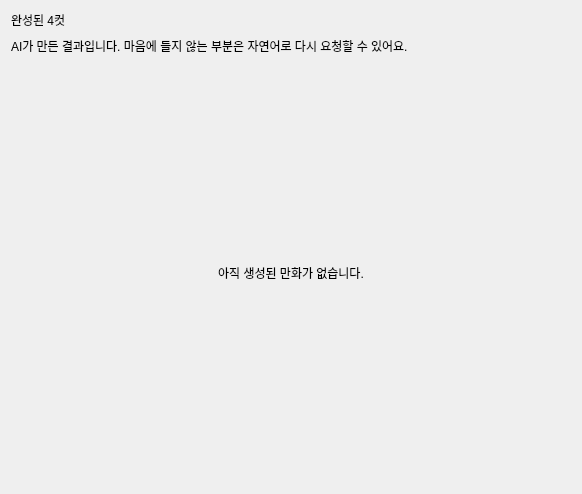
<?xml version="1.0" encoding="UTF-8"?>
<ui version="4.0">
 <class>PreviewSection</class>
 <widget class="QWidget" name="PreviewSection">
  <layout class="QVBoxLayout" name="verticalLayout">
   <property name="spacing"><number>8</number></property>
   <item><widget class="QLabel" name="titleLabel"><property name="text"><string>완성된 4컷</string></property></widget></item>
   <item><widget class="QLabel" name="subtitleLabel"><property name="text"><string>AI가 만든 결과입니다. 마음에 들지 않는 부분은 자연어로 다시 요청할 수 있어요.</string></property></widget></item>
   <item><widget class="QLabel" name="imageLabel"><property name="minimumSize"><size><width>560</width><height>420</height></size></property><property name="alignment"><set>Qt::AlignCenter</set></property><property name="text"><string>아직 생성된 만화가 없습니다.</string></property></widget></item>
  </layout>
 </widget>
</ui>
